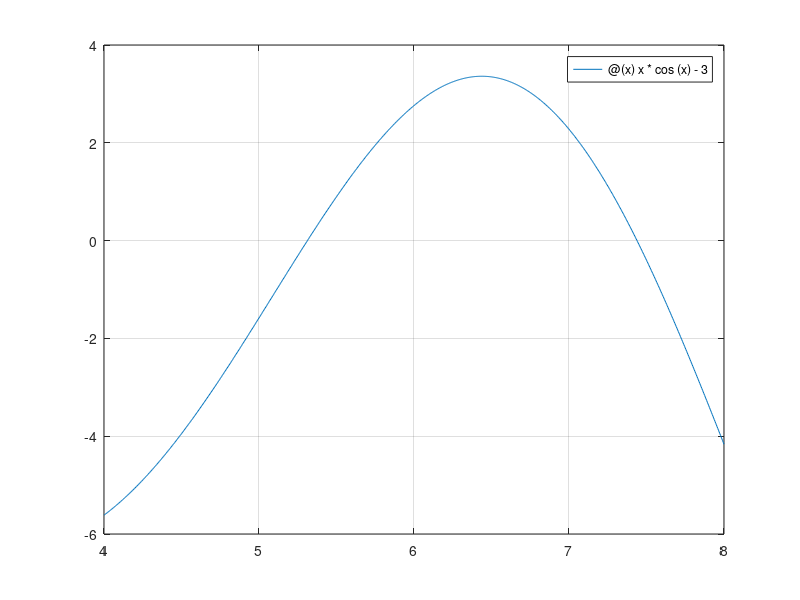

This figure's MATLAB source:
clear
f=@(x)x*cos(x)-3;
fplot(f, [4,8])
grid on
%return

eta=1e-3;
%x=5.35;
x=7.4;

xvana=1; %fiktiivne väärtus
while abs(x-xvana)>=eta
    xuus=x-f(x)*(x-xvana)/(f(x)-f(xvana));
    xvana=x;
    x=xuus;
end
x

